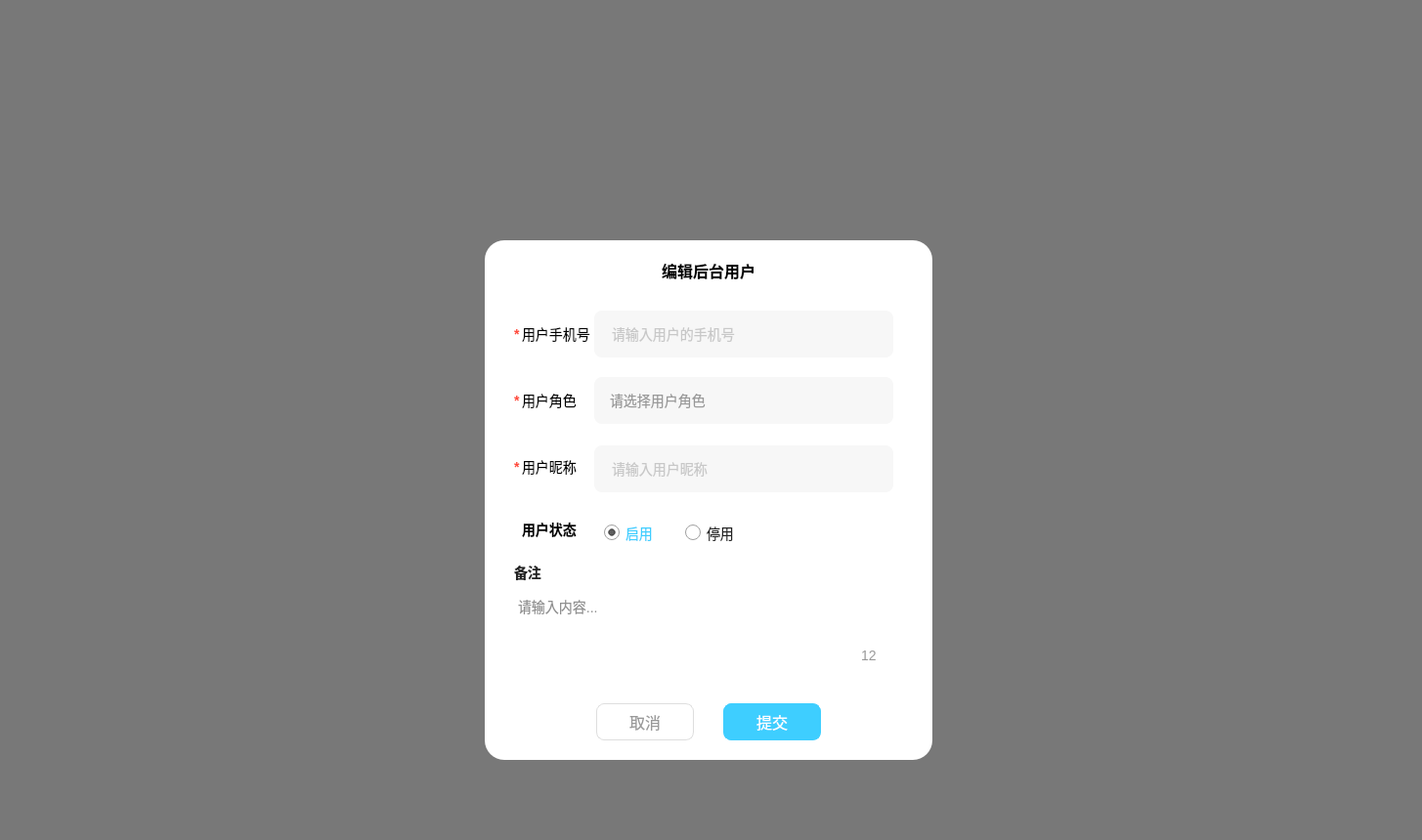
<?xml version="1.0" encoding="UTF-8"?>
<ui version="4.0">
 <class>EditUserForAp</class>
 <widget class="QDialog" name="EditUserForAp">
  <property name="geometry">
   <rect>
    <x>0</x>
    <y>0</y>
    <width>1455</width>
    <height>860</height>
   </rect>
  </property>
  <property name="windowTitle">
   <string>Dialog</string>
  </property>
  <property name="styleSheet">
   <string notr="true">#AddUserDialogForAp
{
	background-color: #FFFFFF;
}

*{
	font-family: '微软雅黑';
	font-size: 14px;

}</string>
  </property>
  <layout class="QVBoxLayout" name="verticalLayout">
   <property name="spacing">
    <number>0</number>
   </property>
   <property name="leftMargin">
    <number>0</number>
   </property>
   <property name="topMargin">
    <number>0</number>
   </property>
   <property name="rightMargin">
    <number>0</number>
   </property>
   <property name="bottomMargin">
    <number>0</number>
   </property>
   <item>
    <widget class="QWidget" name="bg" native="true">
     <property name="styleSheet">
      <string notr="true">#bg{
background-color: rgba(0,0,0,0.5);
}</string>
     </property>
     <layout class="QVBoxLayout" name="verticalLayout_2">
      <property name="spacing">
       <number>0</number>
      </property>
      <property name="leftMargin">
       <number>496</number>
      </property>
      <property name="topMargin">
       <number>164</number>
      </property>
      <property name="rightMargin">
       <number>0</number>
      </property>
      <property name="bottomMargin">
       <number>0</number>
      </property>
      <item>
       <widget class="QWidget" name="container" native="true">
        <property name="minimumSize">
         <size>
          <width>458</width>
          <height>532</height>
         </size>
        </property>
        <property name="maximumSize">
         <size>
          <width>458</width>
          <height>532</height>
         </size>
        </property>
        <property name="styleSheet">
         <string notr="true">#container{
	background-color: #FFFFFF;
	border-radius: 20px;

}</string>
        </property>
        <widget class="QLabel" name="titleLabel">
         <property name="geometry">
          <rect>
           <x>181</x>
           <y>20</y>
           <width>96</width>
           <height>21</height>
          </rect>
         </property>
         <property name="styleSheet">
          <string notr="true">#titleLabel{
	color: black;
	font-size: 16px;
	font-weight: 1200;
	line-height: 21px;
}</string>
         </property>
         <property name="text">
          <string>编辑后台用户</string>
         </property>
         <property name="alignment">
          <set>Qt::AlignmentFlag::AlignCenter</set>
         </property>
        </widget>
        <widget class="QLabel" name="starPhone">
         <property name="geometry">
          <rect>
           <x>30</x>
           <y>86</y>
           <width>16</width>
           <height>19</height>
          </rect>
         </property>
         <property name="styleSheet">
          <string notr="true">#starPhone{

	line-height: 19px;
	color: #FF4A3C;
	font-weight: 900;
}</string>
         </property>
         <property name="text">
          <string>*</string>
         </property>
        </widget>
        <widget class="QLabel" name="phoneLabel">
         <property name="geometry">
          <rect>
           <x>38</x>
           <y>86</y>
           <width>71</width>
           <height>19</height>
          </rect>
         </property>
         <property name="styleSheet">
          <string notr="true">#phoneLabel{
	line-height: 19px;
	color: black;
	font-weight: 900；	
}</string>
         </property>
         <property name="text">
          <string>用户手机号</string>
         </property>
        </widget>
        <widget class="QLineEdit" name="phoneEdit">
         <property name="geometry">
          <rect>
           <x>112</x>
           <y>72</y>
           <width>306</width>
           <height>48</height>
          </rect>
         </property>
         <property name="styleSheet">
          <string notr="true">#phoneEdit{
	background-color: #F7F7F7;
	border: none;
	border-radius: 8px;
	color: #999999;
	line-height: 14px;
	padding-left: 16px;
	placeholder-text-color: #999999;
}</string>
         </property>
         <property name="placeholderText">
          <string>请输入用户的手机号</string>
         </property>
        </widget>
        <widget class="QLabel" name="roleLabel">
         <property name="geometry">
          <rect>
           <x>38</x>
           <y>154</y>
           <width>61</width>
           <height>19</height>
          </rect>
         </property>
         <property name="styleSheet">
          <string notr="true">#roleLabel{
	line-height: 19px;
	color: black;
	font-weight: 900；	
}</string>
         </property>
         <property name="text">
          <string>用户角色</string>
         </property>
        </widget>
        <widget class="QLabel" name="starRole">
         <property name="geometry">
          <rect>
           <x>30</x>
           <y>154</y>
           <width>16</width>
           <height>19</height>
          </rect>
         </property>
         <property name="styleSheet">
          <string notr="true">#starRole{

	line-height: 19px;
	color: #FF4A3C;
		font-weight: 900;

}</string>
         </property>
         <property name="text">
          <string>*</string>
         </property>
        </widget>
        <widget class="QLineEdit" name="nickNameEdit">
         <property name="geometry">
          <rect>
           <x>112</x>
           <y>210</y>
           <width>306</width>
           <height>48</height>
          </rect>
         </property>
         <property name="styleSheet">
          <string notr="true">#nickNameEdit{
	background-color: #F7F7F7;
	border: none;
	border-radius: 8px;
	color: #999999;
	line-height: 14px;
	padding-left: 16px;
	placeholder-text-color: #999999;
}</string>
         </property>
         <property name="placeholderText">
          <string>请输入用户昵称</string>
         </property>
        </widget>
        <widget class="QLabel" name="nickNameLabel">
         <property name="geometry">
          <rect>
           <x>38</x>
           <y>222</y>
           <width>61</width>
           <height>19</height>
          </rect>
         </property>
         <property name="styleSheet">
          <string notr="true">#nickNameLabel{
	line-height: 19px;
	color: black;
	font-weight: 900；	
}</string>
         </property>
         <property name="text">
          <string>用户昵称</string>
         </property>
        </widget>
        <widget class="QLabel" name="starNick">
         <property name="geometry">
          <rect>
           <x>30</x>
           <y>222</y>
           <width>16</width>
           <height>19</height>
          </rect>
         </property>
         <property name="styleSheet">
          <string notr="true">#starNick{

	line-height: 19px;
	color: #FF4A3C;
	font-weight: 900;

}</string>
         </property>
         <property name="text">
          <string>*</string>
         </property>
        </widget>
        <widget class="QLabel" name="statusLabel">
         <property name="geometry">
          <rect>
           <x>38</x>
           <y>286</y>
           <width>77</width>
           <height>19</height>
          </rect>
         </property>
         <property name="styleSheet">
          <string notr="true">#statusLabel{

	line-height: 19px;
	font-weight: 900;
	color: black;
}</string>
         </property>
         <property name="text">
          <string>用户状态</string>
         </property>
        </widget>
        <widget class="QRadioButton" name="statusStartBtn">
         <property name="geometry">
          <rect>
           <x>122</x>
           <y>288</y>
           <width>61</width>
           <height>23</height>
          </rect>
         </property>
         <property name="acceptDrops">
          <bool>false</bool>
         </property>
         <property name="styleSheet">
          <string notr="true">#statusStartBtn{
	 color: #222222;
	

}


#statusStartBtn::checked{
	color: #3ECEFF;
	

}


#statusStartBtn::indicator{
	width: 16px;
	height: 16px;
}

#statusStartBtn::indicator::checked{
	image: url(&quot;:/image/selected.png&quot;);
}


#statusStartBtn::indicator::unchecked{
	image: url(&quot;:/image/unselected.png&quot;);
}</string>
         </property>
         <property name="text">
          <string>启用</string>
         </property>
         <property name="checked">
          <bool>true</bool>
         </property>
        </widget>
        <widget class="QRadioButton" name="statusCloseBtn">
         <property name="geometry">
          <rect>
           <x>205</x>
           <y>288</y>
           <width>61</width>
           <height>23</height>
          </rect>
         </property>
         <property name="styleSheet">
          <string notr="true">#statusCloseBtn{
	 color: #222222;
	

}


#statusCloseBtn::checked{
	color: #3ECEFF;
	

}


#statusCloseBtn::indicator{
	width: 16px;
	height: 16px;
}

#statusCloseBtn::indicator::checked{
	image: url(&quot;:/image/selected.png&quot;);
}


#statusCloseBtn::indicator::unchecked{
	image: url(&quot;:/image/unselected.png&quot;);
}</string>
         </property>
         <property name="text">
          <string>停用</string>
         </property>
        </widget>
        <widget class="QLabel" name="bzLabel">
         <property name="geometry">
          <rect>
           <x>30</x>
           <y>330</y>
           <width>69</width>
           <height>19</height>
          </rect>
         </property>
         <property name="styleSheet">
          <string notr="true">#bzLabel{
	font-weight:900;
	line-height: 19px;
	color: #222222;
}
</string>
         </property>
         <property name="text">
          <string>备注</string>
         </property>
        </widget>
        <widget class="QPlainTextEdit" name="commentEdit">
         <property name="geometry">
          <rect>
           <x>30</x>
           <y>360</y>
           <width>398</width>
           <height>84</height>
          </rect>
         </property>
         <property name="styleSheet">
          <string notr="true">#commentEdit{
	backgroud-color: #F7F7F7;
	border: none;
	outline: none;
	border-radius:8px;
	color: #222222;
	/* padding: 14px 16px 14px 16px; */
	background-color: white;
}</string>
         </property>
         <property name="placeholderText">
          <string>请输入内容...</string>
         </property>
        </widget>
        <widget class="QLabel" name="wordCount">
         <property name="geometry">
          <rect>
           <x>385</x>
           <y>415</y>
           <width>41</width>
           <height>19</height>
          </rect>
         </property>
         <property name="styleSheet">
          <string notr="true">#wordCount{
	color: #999999;
	


}</string>
         </property>
         <property name="text">
          <string>12</string>
         </property>
        </widget>
        <widget class="QComboBox" name="roleComboBox">
         <property name="geometry">
          <rect>
           <x>112</x>
           <y>140</y>
           <width>306</width>
           <height>48</height>
          </rect>
         </property>
         <property name="styleSheet">
          <string notr="true">#roleComboBox{
	background-color: #F7F7F7;
	border: none;
	border-radius: 8px;
	color: #999999;
	line-height: 14px;
	padding-left: 16px;
	placeholder-text-color: #999999;
}

#roleComboBox::drop-down{
	border: none;
	width: 33px;
}

#roleComboBox::down-arrow{
	width: 12;
	height: 12;
	background-color: transparent;
	image: url(&quot;:/image/more.png&quot;);
}

#roleComboBox QAbstractItemView{
	outline: 0px;
}

#roleComboBox QAbstractItemView::item{
	color: #222222;
	padding-left: 16px;
	background-color: #FFFFFF;
	height: 30px;
}

#roleComboBox QAbstractItemView::item:selected{
	background-color: #409CE1;
	color: #FFFFFF;
	


}


</string>
         </property>
         <property name="placeholderText">
          <string>请选择用户角色</string>
         </property>
        </widget>
        <widget class="QPushButton" name="cancelBtn">
         <property name="geometry">
          <rect>
           <x>114</x>
           <y>474</y>
           <width>100</width>
           <height>38</height>
          </rect>
         </property>
         <property name="styleSheet">
          <string notr="true">#cancelBtn{
	background-color: #FFFFFF;
	border: 1px solid #DEDEDE;
	 border-radius: 8px;
	color: #999999;
	font-size: 16px;
}</string>
         </property>
         <property name="text">
          <string>取消</string>
         </property>
        </widget>
        <widget class="QPushButton" name="submitBtn">
         <property name="geometry">
          <rect>
           <x>244</x>
           <y>474</y>
           <width>100</width>
           <height>38</height>
          </rect>
         </property>
         <property name="styleSheet">
          <string notr="true">#submitBtn{
	background-color: #3ECEFF;
	border: 1px solid #3ECEFF;
	 border-radius: 8px;
	color: #FFFFFF;
	font-size: 16px;
}</string>
         </property>
         <property name="text">
          <string>提交</string>
         </property>
        </widget>
        <zorder>titleLabel</zorder>
        <zorder>starPhone</zorder>
        <zorder>phoneLabel</zorder>
        <zorder>phoneEdit</zorder>
        <zorder>starRole</zorder>
        <zorder>roleLabel</zorder>
        <zorder>nickNameEdit</zorder>
        <zorder>starNick</zorder>
        <zorder>statusLabel</zorder>
        <zorder>statusStartBtn</zorder>
        <zorder>statusCloseBtn</zorder>
        <zorder>bzLabel</zorder>
        <zorder>commentEdit</zorder>
        <zorder>wordCount</zorder>
        <zorder>roleComboBox</zorder>
        <zorder>nickNameLabel</zorder>
        <zorder>cancelBtn</zorder>
        <zorder>submitBtn</zorder>
       </widget>
      </item>
     </layout>
    </widget>
   </item>
  </layout>
 </widget>
 <resources/>
 <connections/>
</ui>
